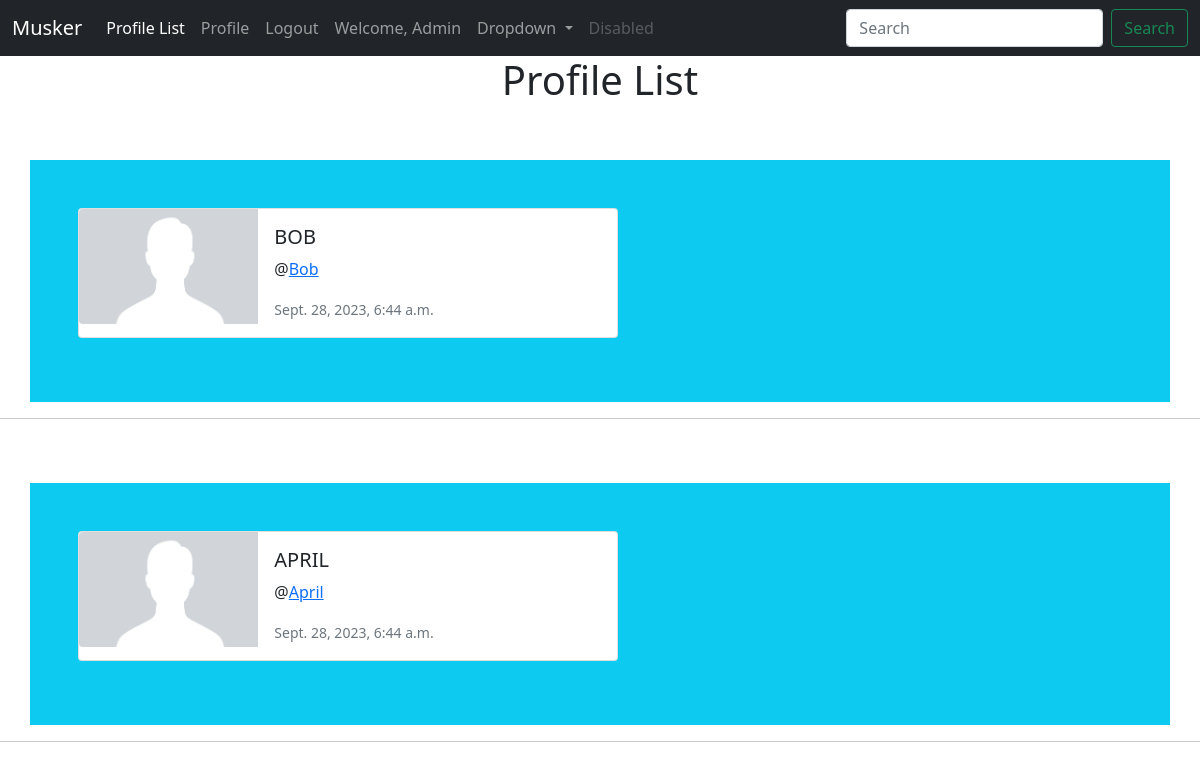
The app's page /profile_list/ (signed in), older data.
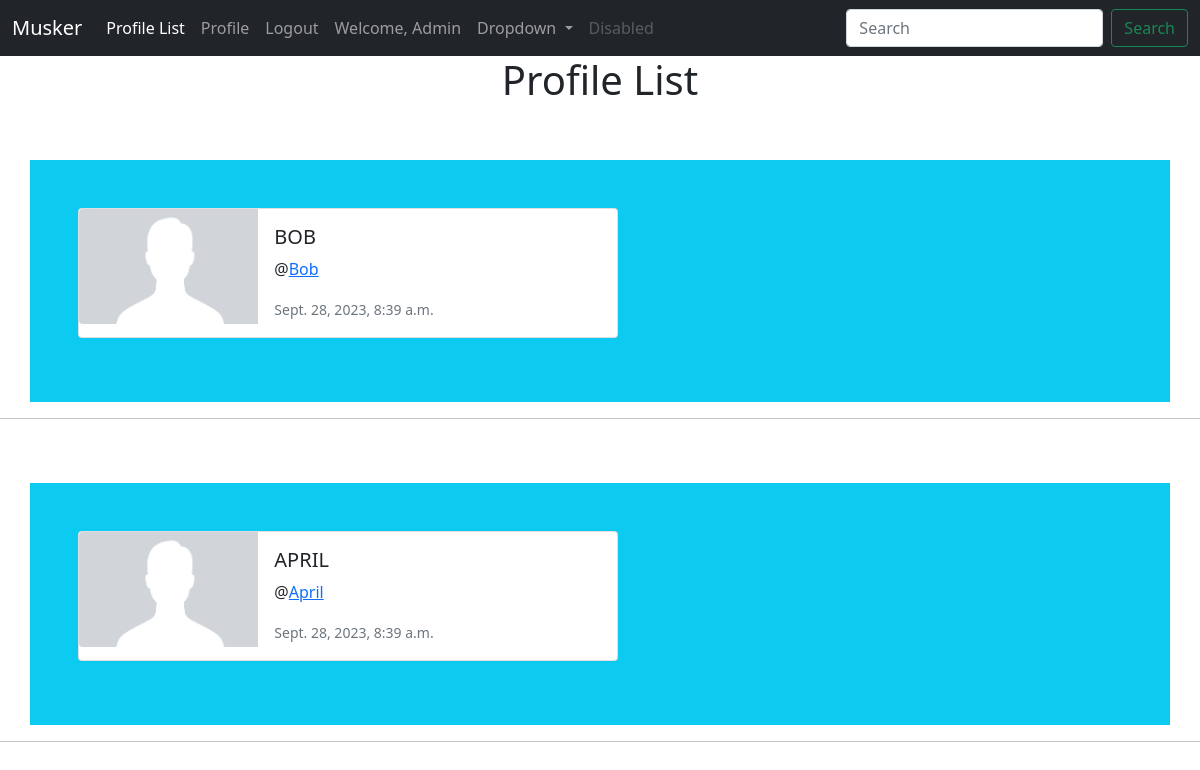
The same page, newer data.
### musker/models.py (models this page shows, shortened)
class Profile(models.Model):
    user = models.OneToOneField(User, on_delete=models.CASCADE)
    follows = models.ManyToManyField('self',
            related_name='followed_by',
            symmetrical=False, #will allow to follow, but that person don't have to follow back.
            blank=True,
            )
    date_modified = models.DateTimeField(User, auto_now=True)

### musker/views.py (the view)
# urls.py: path('profile_list/', views.profile_list, name='profile_list'),
def profile_list(request):
    if request.user.is_authenticated:
        profiles = Profile.objects.exclude(user=request.user)
        return render(request, 'musker/profile_list.html', {
            'profiles': profiles,
        })
    else:
        messages.success(request, 'You must login to see this page...')
        return redirect('home')

### musker/templates/musker/profile_list.html
{% extends 'musker/base.html' %}
{% load static %}
{% block content %}
{% if profiles %}
<center><h1>Profile List</h1></center>
{% for profile in profiles %}
<br>
<br>
<div class="container justify-content-center bg-info p-5">
    <div class="card mb-3" style="max-width: 540px;">
        <div class="row g-0">
        <div class="col-md-4">
            <img src="{% static 'images/profile_image.png' %}" class="img-fluid rounded-start" alt="Profile Image">
        </div>
        <div class="col-md-8">
            <div class="card-body">
            <h5 class="card-title">{{profile.user.username|upper}}</h5>
            <p class="card-text"> @<a href="{% url 'profile' profile.user.id %}">{{profile.user.username|capfirst}}</a></p>
            <p class="card-text"><small class="text-muted">{{profile.date_modified}}</small></p>
            </div>
        </div>
        </div>
    </div>
</div>
  <hr>
  {% endfor %}
  {% endif %}
{% endblock %}

Row changes from the older to the newer data that the page shows:
changed Profile "BOB": date_modified "Sept. 28, 2023, 6:44 a.m." → "Sept. 28, 2023, 8:39 a.m."
changed Profile "APRIL": date_modified "Sept. 28, 2023, 6:44 a.m." → "Sept. 28, 2023, 8:39 a.m."
